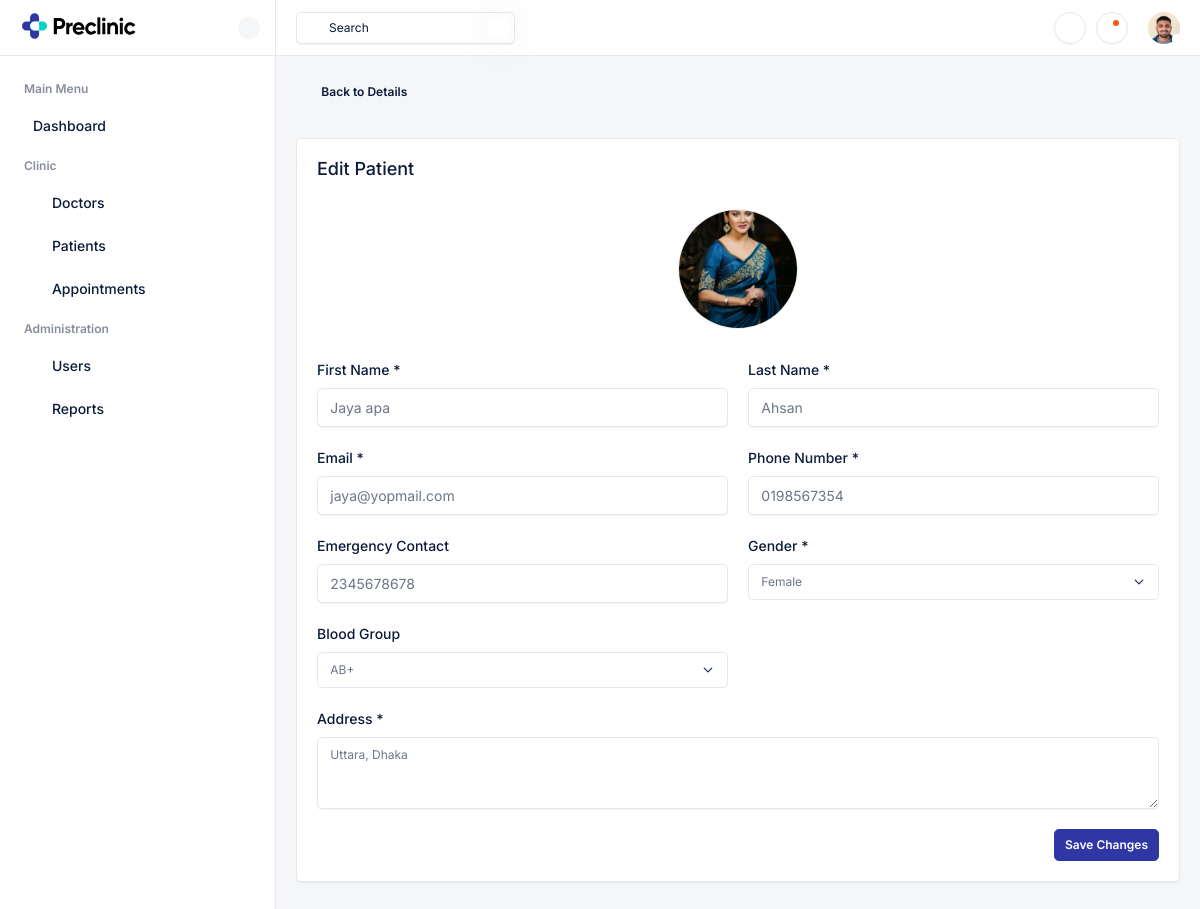
The page /patients/3/edit/ (signed in) on the database its author committed.
### DRS/models.py (models this page shows, shortened)
class Patient(models.Model):
    GENDER_CHOICES = [
        ('M', 'Male'),
        ('F', 'Female'),
        ('O', 'Other'),
    ]
    BLOOD_GROUP_CHOICES = [
        ('A+', 'A+'), ('A-', 'A-'),
        ('B+', 'B+'), ('B-', 'B-'),
        ('AB+', 'AB+'), ('AB-', 'AB-'),
        ('O+', 'O+'), ('O-', 'O-'),
    ]
    patient_id = models.CharField(max_length=20, unique=True)
    first_name = models.CharField(max_length=50)
    last_name = models.CharField(max_length=50)
    email = models.EmailField(unique=True)
    phone_regex = RegexValidator(
        regex=r'^\+?1?\d{9,11}$',
        message="Phone number must be entered in the format: '+880123456789'. Up to 11 digits allowed."
    )
    phone_number = models.CharField(validators=[phone_regex], max_length=11)
    address = models.TextField()
    gender = models.CharField(max_length=1, choices=GENDER_CHOICES)
    blood_group = models.CharField(max_length=3, choices=BLOOD_GROUP_CHOICES, blank=True)
    emergency_contact = models.CharField(max_length=17, blank=True)
    image = models.ImageField(upload_to='patient_images/', blank=True, null=True)
    created_at = models.DateTimeField(auto_now_add=True)
    updated_at = models.DateTimeField(auto_now=True)

### DRS/views.py (the view)
# urls.py: path('patients/<int:patient_id>/edit/', edit_patient,   name='edit_patient'),
@login_required
def edit_patient(request, patient_id):
    if request.user.role not in ['doctor', 'receptionist']:
        messages.error(request, 'Access denied.')
        return redirect('login')
    patient = get_object_or_404(Patient, id=patient_id)
    form = PatientForm(request.POST or None, request.FILES or None, instance=patient)
    if form.is_valid():
        form.save()
        messages.success(request, 'Patient updated successfully!')
        return redirect('patient_detail', patient_id=patient.id)
    return render(request, 'clinic/edit_patient.html', {
        'form': form,
        'patient': patient,
    })

### DRS/forms.py
class PatientForm(forms.ModelForm):
    class Meta:
        model = Patient
        fields = ['first_name', 'last_name', 'email', 'phone_number', 'address',
                   'gender', 'blood_group', 'emergency_contact',
                  'image']
        widgets = {
            'date_of_birth': forms.DateInput(attrs={'type': 'date'}),
            'address': forms.Textarea(attrs={'rows': 3}),
        }

### templates/clinic/edit_patient.html (shortened to what this page needs)
{% extends 'clinic/base.html' %}
{% load static %}
{% block content %}
<div class="main-wrapper">
  {% include 'clinic/header.html' %}
  <div class="page-wrapper">
    <div class="content">
      <div class="mb-4">
        <a href="{% url 'patient_detail' patient.id %}" class="btn btn-light">
          <i class="ti ti-chevron-left me-1"></i> Back to Details
        </a>
      </div>
      <form method="post" enctype="multipart/form-data">
        <div class="card shadow-sm">
          <div class="card-body">
            <h5 class="mb-4">Edit Patient</h5>
            <div class="mb-4 text-center">
              <label for="{{ form.image.id_for_label }}" class="d-block mx-auto" style="width:120px; height:120px; cursor:pointer;">
                {% if patient.image %}
                <img src="{{ patient.image.url }}" class="rounded-circle w-100 h-100 object-fit-cover border">
                {% else %}
                <span class="d-flex align-items-center justify-content-center bg-secondary rounded-circle text-white w-100 h-100">
                  <i class="ti ti-user fs-2"></i>
                </span>
                {% endif %}
              </label>
            </div>
            <div class="row g-3">
              <div class="col-md-6">
                <label for="{{ form.first_name.id_for_label }}" class="form-label">First Name *</label>
                <input type="text" name="{{ form.first_name.html_name }}" id="{{ form.first_name.id_for_label }}" value="{{ form.first_name.value|default_if_none:'' }}" class="form-control" placeholder="First Name">
              </div>
              <div class="col-md-6">
                <label for="{{ form.last_name.id_for_label }}" class="form-label">Last Name *</label>
                <input type="text" name="{{ form.last_name.html_name }}" id="{{ form.last_name.id_for_label }}" value="{{ form.last_name.value|default_if_none:'' }}" class="form-control" placeholder="Last Name">
              </div>
              <div class="col-md-6">
                <label for="{{ form.email.id_for_label }}" class="form-label">Email *</label>
                <input type="email" name="{{ form.email.html_name }}" id="{{ form.email.id_for_label }}" value="{{ form.email.value|default_if_none:'' }}" class="form-control" placeholder="Email Address">
              </div>
              <div class="col-md-6">
                <label for="{{ form.phone_number.id_for_label }}" class="form-label">Phone Number *</label>
                <input type="text" name="{{ form.phone_number.html_name }}" id="{{ form.phone_number.id_for_label }}" value="{{ form.phone_number.value|default_if_none:'' }}" class="form-control" placeholder="Phone Number">
              </div>
              <div class="col-md-6">
                <label for="{{ form.emergency_contact.id_for_label }}" class="form-label">Emergency Contact</label>
                <input type="text" name="{{ form.emergency_contact.html_name }}" id="{{ form.emergency_contact.id_for_label }}" value="{{ form.emergency_contact.value|default_if_none:'' }}" class="form-control" placeholder="Emergency Contact">
              </div>
              <div class="col-md-6">
                <label for="{{ form.gender.id_for_label }}" class="form-label">Gender *</label>
                <select name="{{ form.gender.html_name }}" id="{{ form.gender.id_for_label }}" class="form-select">
                  {% for val,label in form.gender.field.choices %}
                    <option value="{{ val }}" {% if form.gender.value == val %}selected{% endif %}>{{ label }}</option>
                  {% endfor %}
                </select>
              </div>
              <div class="col-md-6">
                <label for="{{ form.blood_group.id_for_label }}" class="form-label">Blood Group</label>
                <select name="{{ form.blood_group.html_name }}" id="{{ form.blood_group.id_for_label }}" class="form-select">
                  {% for val,label in form.blood_group.field.choices %}
                    <option value="{{ val }}" {% if form.blood_group.value == val %}selected{% endif %}>{{ label }}</option>
                  {% endfor %}
                </select>
              </div>
              <div class="col-12">
                <label for="{{ form.address.id_for_label }}" class="form-label">Address *</label>
                <textarea name="{{ form.address.html_name }}" id="{{ form.address.id_for_label }}" class="form-control" rows="3" placeholder="Address">{{ form.address.value|default_if_none:'' }}</textarea>
              </div>
              <div class="col-12 text-end">
                <button type="submit" class="btn btn-primary">Save Changes</button>
              </div>
            </div>
          </div>
        </div>
      </form>
    </div>
  </div>
</div>
{% endblock %}

### rows shown on the page
Patient: image (picture), first_name "Jaya apa", last_name "Ahsan", email "jaya@yopmail.com", phone_number "0198567354", emergency_contact "2345678678", blood_group "AB+", address "Uttara, Dhaka"

### other values the page prints
form field gender "Female"
